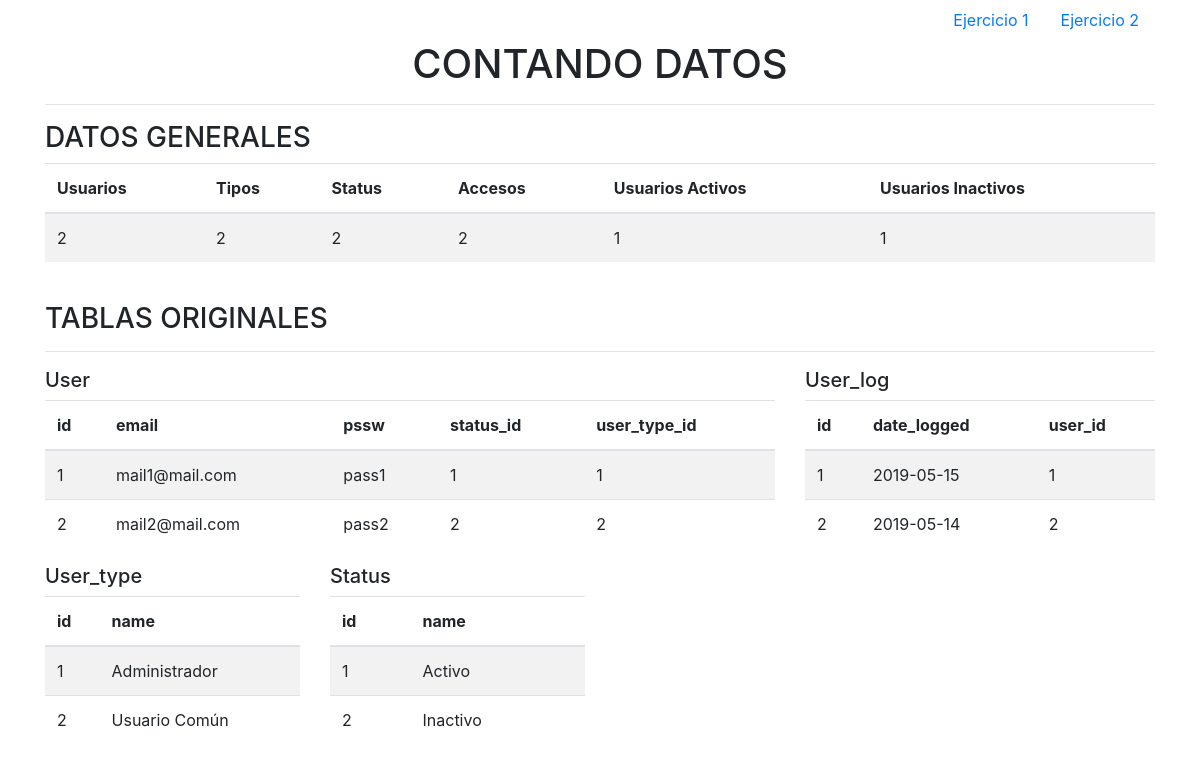
Screenshot of /tarea4/index.php with the database file from the repository.
### tables this page shows
CREATE TABLE `user` (
  `id` int(11) NOT NULL,
  `email` text NOT NULL,
  `pssw` text NOT NULL,
  `status_id` int(11) NOT NULL,
  `user_type_id` int(11) NOT NULL
);

CREATE TABLE `user_type` (
  `id` int(11) NOT NULL,
  `name` text NOT NULL
);

CREATE TABLE `status` (
  `id` int(11) NOT NULL,
  `name` text NOT NULL
);

### tarea4/clases/usuarios.php (the view, shortened to what this page needs)
<?php
	class Usuario{
		public function conexionBD(){
			$servername = "localhost";
			$username = "root";
			$password = "";
			$dbname = "tarea3";
			$conn = new mysqli($servername, $username, $password, $dbname);
			if ($conn->connect_error) {
			    die("Connection failed: " . $conn->connect_error);
			}else{
				return $conn;
			}
		}
		public function contarUsuarios(){
			$conn = $this->conexionBD();
			$sql = "SELECT count(*) total FROM user";
			$result = $conn->query($sql);
			$aux= $result->fetch_assoc();
			return $aux['total'];
		}
		public function contarTipos(){
			$conn = $this->conexionBD();
			$sql = "SELECT count(*) total FROM user_type";
			$result = $conn->query($sql);
			$aux= $result->fetch_assoc();
			return $aux['total'];
		}
		public function contarStatus(){
			$conn = $this->conexionBD();
			$sql = "SELECT count(*) total FROM status";
			$result = $conn->query($sql);
			$aux= $result->fetch_assoc();
			return $aux['total'];
		}
		public function contarAccesos(){
			$conn = $this->conexionBD();
			$sql = "SELECT count(*) total FROM user_log";
			$result = $conn->query($sql);
			$aux= $result->fetch_assoc();
			return $aux['total'];
		}
		public function contarUsuariosConectados(){
			$conn = $this->conexionBD();
			$sql = "SELECT count(*) total FROM user WHERE status_id=1";
			$result = $conn->query($sql);
			$aux= $result->fetch_assoc();
			return $aux['total'];
		}
		public function contarUsuariosDesconectados(){
			$conn = $this->conexionBD();
			$sql = "SELECT count(*) total FROM user WHERE status_id=2";
			$result = $conn->query($sql);
			$aux= $result->fetch_assoc();
			return $aux['total'];
		}
		public function mostrarTablaPrincipal(){
			echo "
			<tr>
		      <td>".$this->contarUsuarios()."</td>
		      <td>".$this->contarTipos()."</td>
		      <td>".$this->contarStatus()."</td>
		      <td>".$this->contarAccesos()."</td>
		      <td>".$this->contarUsuariosConectados()."</td>
		      <td>".$this->contarUsuariosDesconectados()."</td>
		    </tr>
			";
		}
		public function tablaUser(){
			$conn = $this->conexionBD();
			$sql = "SELECT * FROM user";
			$result = $conn->query($sql);
			if ($result->num_rows > 0) {
			    while($row = $result->fetch_assoc()) {
			        echo "
			        <tr>
				        <td>".$row["id"]."</td>
		                <td>".$row["email"]."</td>
		                <td>".$row["pssw"]."</td>
		                <td>".$row["status_id"]."</td>
		                <td>".$row["user_type_id"]."</td>
		            </tr>
			        ";
			    }
			}
		}
		public function tablaUser_log(){
			$conn = $this->conexionBD();
			$sql = "SELECT * FROM user_log";
			$result = $conn->query($sql);
			if ($result->num_rows > 0) {
			    while($row = $result->fetch_assoc()) {
			        echo "
			        <tr>
				        <td>".$row["id"]."</td>
		                <td>".$row["date_logged"]."</td>
		                <td>".$row["user_id"]."</td>
		            </tr>
			        ";
			    }
			}
		}
		public function tablaUser_type(){
			$conn = $this->conexionBD();
			$sql = "SELECT * FROM user_type";
			$result = $conn->query($sql);
			if ($result->num_rows > 0) {
			    while($row = $result->fetch_assoc()) {
			        echo "
			        <tr>
				        <td>".$row["id"]."</td>
		                <td>".$row["name"]."</td>
		            </tr>
			        ";
			    }
			}
		}
		public function tablaStatus(){
			$conn = $this->conexionBD();
			$sql = "SELECT * FROM status";
			$result = $conn->query($sql);
			if ($result->num_rows > 0) {
			    while($row = $result->fetch_assoc()) {
			        echo "
			        <tr>
				        <td>".$row["id"]."</td>
		                <td>".$row["name"]."</td>
		            </tr>
			        ";
			    }
			}
		}
	}
 ?>

### tarea4/index.php (shortened to what this page needs)
<!DOCTYPE html>
<html>
<head>
	<?php
		include_once "clases/usuarios.php";
		$usuario = new Usuario();
	 ?>
    <link rel="stylesheet" href="https://stackpath.bootstrapcdn.com/bootstrap/4.3.1/css/bootstrap.min.css">
</head>
<body>
	<div class="container">
		<?php
			include_once "navegacion.php";
		 ?>
		 <h1 align="center">CONTANDO DATOS</h1>
		 <hr>
		 <h3>DATOS GENERALES</h3>
		 <table class="table table-striped">
			  <thead>
			    <tr>
			      <th scope="col">Usuarios</th>
			      <th scope="col">Tipos</th>
			      <th scope="col">Status</th>
			      <th scope="col">Accesos</th>
			      <th scope="col">Usuarios Activos</th>
			      <th scope="col">Usuarios Inactivos</th>
			    </tr>
			  </thead>
			  <tbody>
			    <?php
			    	$usuario->mostrarTablaPrincipal();
			     ?>
			  </tbody>
		</table>
		<br>
		<h3>TABLAS ORIGINALES</h3>
		<hr>
		<div class="row">
			<div class="col-8">
				<h5>User</h5>
				<table class="table table-striped">
					<thead>
						<tr>
							<th>id</th>
							<th>email</th>
							<th>pssw</th>
							<th>status_id</th>
							<th>user_type_id</th>
						</tr>
					</thead>
					<tbody>
						<?php $usuario->tablaUser(); ?>
					</tbody>
				</table>
			</div>
			<div class="col-4">
				<h5>User_log</h5>
				<table class="table table-striped">
					<thead>
						<tr>
							<th>id</th>
							<th>date_logged</th>
							<th>user_id</th>
						</tr>
					</thead>
					<tbody>
						<?php $usuario->tablaUser_log(); ?>
					</tbody>
				</table>
			</div>
		</div>
		<div class="row">
			<div class="col-3">
				<h5>User_type</h5>
				<table class="table table-striped">
					<thead>
						<tr>
							<th>id</th>
							<th>name</th>
						</tr>
					</thead>
					<tbody>
						<?php $usuario->tablaUser_type(); ?>
					</tbody>
				</table>
			</div>
			<div class="col-3">
				<h5>Status</h5>
				<table class="table table-striped">
					<thead>
						<tr>
							<th>id</th>
							<th>name</th>
						</tr>
					</thead>
					<tbody>
						<?php $usuario->tablaStatus(); ?>
					</tbody>
				</table>
			</div>
		</div>
	</div>
</body>
</html>

### tarea4/navegacion.php
<ul class="nav justify-content-end">
  <li class="nav-item">
    <a class="nav-link" href="../tarea4/index.php">Ejercicio 1</a>
  </li>
  <li class="nav-item">
    <a class="nav-link" href="../tarea4/ejercicio2.php">Ejercicio 2</a>
  </li>
</ul>

### rows the page displays
user: id "1", email "mail1@mail.com", pssw "pass1", status "1", user_type "1"
user: id "2", email "mail2@mail.com", pssw "pass2", status "2", user_type "2"
user_type: id "1", name "Administrador"
user_type: id "2", name "Usuario Común"
status: id "1", name "Activo"
status: id "2", name "Inactivo"

### other values shown
$this->contarUsuarios() "2"
$this->contarTipos() "2"
$this->contarStatus() "2"
$this->contarAccesos() "2"
$this->contarUsuariosConectados() "1"
$this->contarUsuariosDesconectados() "1"
$row["id"] "1"
$row["date_logged"] "2019-05-15"
$row["user_id"] "1"
$row["id"] "2"
$row["date_logged"] "2019-05-14"
$row["user_id"] "2"
